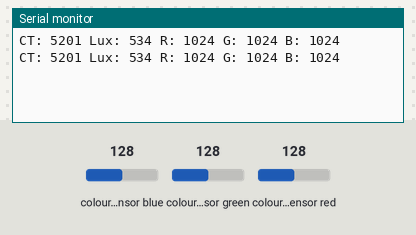
Bench run of a sketch on a simulated Arduino Uno, built with avr-gcc and run on an emulated ATmega328P. Parts: the last lines printed to the serial monitor. The inputs (shaded band) are chosen by the test bench; at power-on: colour sensor blue 128, colour sensor green 128, colour sensor red 128.

Above: at 2.8 s.
2.9 s: colour sensor blue set to 5
At 5.0 s:
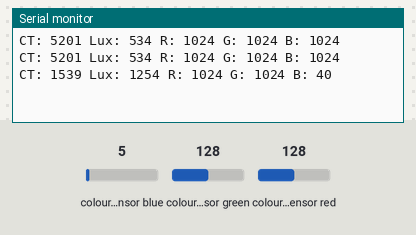
5.6 s: colour sensor green set to 5
At 6.5 s:
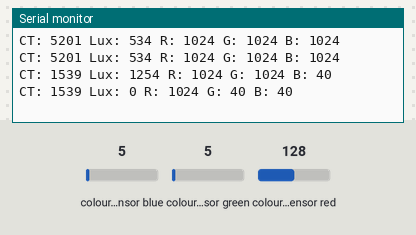
8.3 s: colour sensor red set to 5
At 10.7 s:
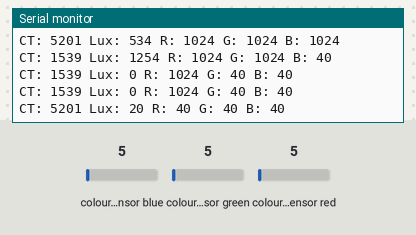
Timing chart, 0 to 12.2 s (numbered marks = the images above; inputs shaded):
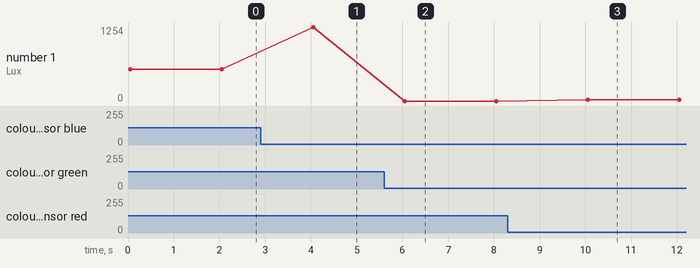

Measured:
- after the input at 2.9 s, the serial monitor: prints a new line after 1.2 s (image 1)
- after the input at 5.6 s, the serial monitor: prints a new line after 0.45 s (image 2)
- after the input at 8.3 s, the serial monitor: prints a new line after 1.8 s (image 3)
- plotted number 1: 534 → 1254 after the input at 2.9 s, 1254 → 0 after the input at 5.6 s, 0 → 20 after the input at 8.3 s

The sketch:

TCS34725_RGBSensor.ino
```cpp
/*
  TCS34725 sensor example

  Reads lux, color temperature, red, green, blue
  Uses more accurate dn40 algorithm in Kevin Townsend's library

  Circuit:
   Sensor SCL: Arduino SCL (MKR: SCL UNo: SCL or analog 5)
   Sensor SDA:  Arduino SDA (MKR: SDA UNo: SDA or analog 4)
*/

#include <Wire.h>
#include "Adafruit_TCS34725.h"

// Initialize  sensor:
Adafruit_TCS34725 tcs = Adafruit_TCS34725(TCS34725_INTEGRATIONTIME_700MS, TCS34725_GAIN_1X);

void setup(void) {
  Serial.begin(9600);
  // start sensor:
  while (!tcs.begin()) {
    Serial.println("Looking for sensor...");
    delay(100);
  }
}

void loop(void) {
  // every  2 seconds, read sensor:
  if (millis() % 2000 < 2) {
    uint16_t r, g, b, c, colorTemp, lux;
    tcs.getRawData(&r, &g, &b, &c);
    colorTemp = tcs.calculateColorTemperature_dn40(r, g, b, c);
    lux = tcs.calculateLux(r, g, b);
    String reading = "CT: ";
    reading += String(colorTemp);
    reading += " Lux: ";
    reading += lux;
    reading += " R: " + String(r);
    reading += " G: " + String(g);
    reading += " B: " + String(b);
    Serial.println(reading);
  }
}
```
